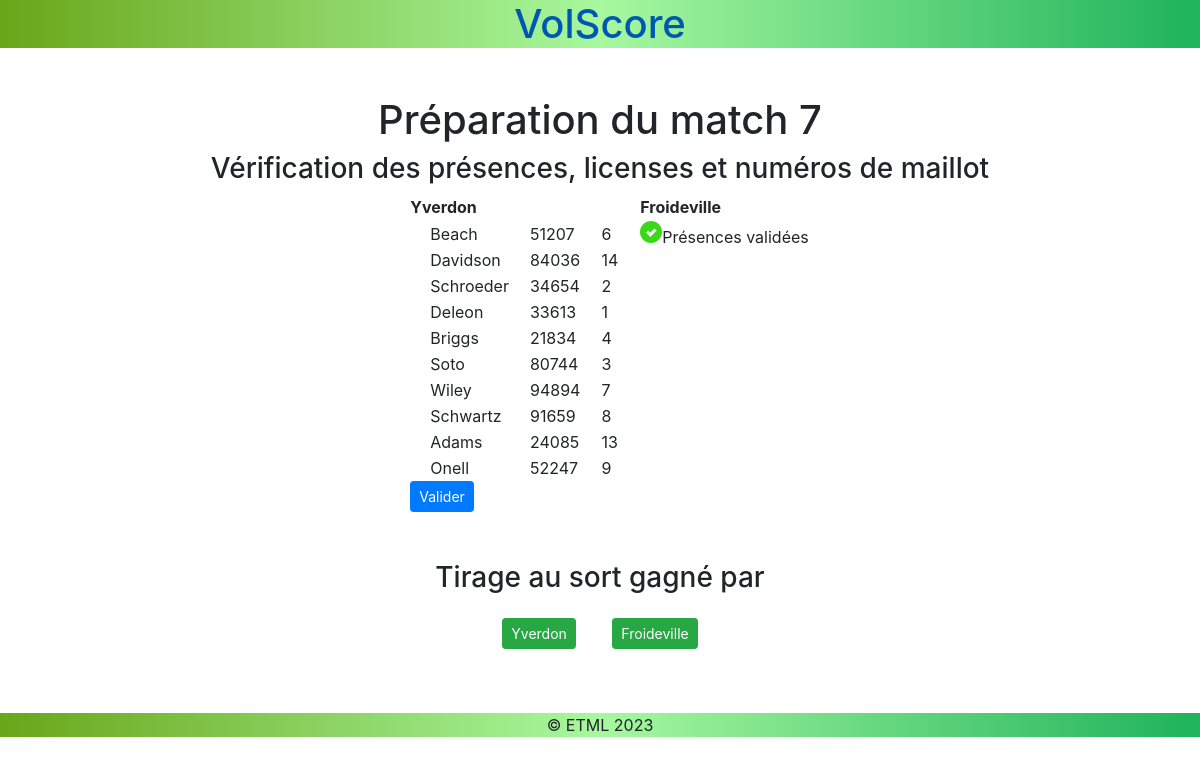
The page /?action=mark&id=7 on the database its author committed.
### tables this page shows
CREATE TABLE `games` (
  `id` int NOT NULL AUTO_INCREMENT,
  `type` varchar(45) NOT NULL,
  `level` varchar(45) NOT NULL,
  `category` varchar(45) NOT NULL,
  `league` varchar(45) NOT NULL,
  `location` varchar(45) DEFAULT NULL,
  `venue` varchar(45) DEFAULT NULL,
  `moment` datetime DEFAULT NULL,
  `receiving_id` int NOT NULL,
  `visiting_id` int NOT NULL,
  `toss` int NOT NULL DEFAULT '0' COMMENT 'Receiving: 1, Visiting: 2',
  PRIMARY KEY (`id`),
  KEY `fk_games_teams_idx` (`receiving_id`),
  KEY `fk_games_teams1_idx` (`visiting_id`),
  CONSTRAINT `fk_games_teams` FOREIGN KEY (`receiving_id`) REFERENCES `teams` (`id`) ON DELETE CASCADE,
  CONSTRAINT `fk_games_teams1` FOREIGN KEY (`visiting_id`) REFERENCES `teams` (`id`) ON DELETE CASCADE
);

CREATE TABLE `teams` (
  `id` int NOT NULL AUTO_INCREMENT,
  `name` varchar(45) NOT NULL,
  PRIMARY KEY (`id`),
  UNIQUE KEY `name_UNIQUE` (`name`)
);

CREATE TABLE `players` (
  `id` int NOT NULL AUTO_INCREMENT,
  `game_id` int NOT NULL,
  `member_id` int NOT NULL,
  `number` int DEFAULT NULL,
  `validated` tinyint(1) NOT NULL DEFAULT '0',
  PRIMARY KEY (`id`),
  KEY `fk_players_game_idx` (`game_id`),
  KEY `fk_players_teams_idx` (`member_id`),
  CONSTRAINT `fk_player_game` FOREIGN KEY (`game_id`) REFERENCES `games` (`id`) ON DELETE CASCADE,
  CONSTRAINT `fk_player_team` FOREIGN KEY (`member_id`) REFERENCES `members` (`id`)
);

CREATE TABLE `members` (
  `id` int NOT NULL AUTO_INCREMENT,
  `team_id` int NOT NULL,
  `role` varchar(45) NOT NULL,
  `first_name` varchar(45) NOT NULL,
  `last_name` varchar(45) NOT NULL,
  `license` int DEFAULT NULL,
  `number` int DEFAULT NULL,
  `libero` tinyint DEFAULT NULL,
  PRIMARY KEY (`id`),
  KEY `fk_members_teams1_idx` (`team_id`),
  CONSTRAINT `fk_members_teams1` FOREIGN KEY (`team_id`) REFERENCES `teams` (`id`) ON DELETE CASCADE
);

### model/VolscoreDB.php (called while the page is built, shortened)
<?php
class VolscoreDB implements IVolscoreDb {
    public static function connexionDB()
    {
        $PDO = new PDO("mysql:host=$hostname; port=$portnumber; dbname=$database;", $username, $password);
        $PDO->setAttribute(PDO::ATTR_ERRMODE, PDO::ERRMODE_EXCEPTION);
        $PDO->setAttribute(PDO::ATTR_DEFAULT_FETCH_MODE, PDO::FETCH_ASSOC);
        return $PDO;
    }
    public static function getGame($number) : ?Game
    {
        try
        {
            $dbh = self::connexionDB();
            $query =
                "SELECT games.id as number, type, level,category,league,receiving_id as receivingTeamId,r.name as receivingTeamName,visiting_id as visitingTeamId,v.name as visitingTeamName,location as place,venue,moment,toss " .
                "FROM games INNER JOIN teams r ON games.receiving_id = r.id INNER JOIN teams v ON games.visiting_id = v.id " .
                "WHERE games.id=$number";
            $statement = $dbh->prepare($query);
            $statement->execute();
            if (!($queryResult = $statement->fetch())) throw new Exception("Game not found");
            $res = new Game($queryResult);
            $res->scoreReceiving = 0;
            $res->scoreVisiting = 0;
            $sets = self::getSets($res);
            return $res;
        } catch (Exception $e) {
            return null;
        }
    }
    public static function getRoster($gameid, $teamid) : array
    {
        try
        {
            $dbh = self::connexionDB();
            $query = "SELECT members.id,members.first_name,members.last_name,members.role,members.license,players.id as playerid, players.number,players.validated ".
                    "FROM players INNER JOIN members ON member_id = members.id ".
                    "WHERE game_id = $gameid AND members.team_id = $teamid";
            $statement = $dbh->prepare($query);
            $statement->execute();
            $res = [];
            while ($row = $statement->fetch()) {
                $member = new Member($row);
                $member->playerInfo = ['playerid' => $row['playerid'], 'number' => $row['number'], 'validated' => $row['validated']];
                $res[] = $member;
            }
            return $res;
        } catch (PDOException $e) {
            print 'Error!:' . $e->getMessage() . '<br/>';
            return null;
        }
    }
    public static function getSets($game) : array
    {
        $dbh = self::connexionDB();
        $res = array();
        $query = "SELECT sets.id, number, start, end, game_id, ".
        "(SELECT COUNT(points.id) FROM points WHERE team_id = receiving_id and set_id = sets.id) as recscore, ".
        "(SELECT COUNT(points.id) FROM points WHERE team_id = visiting_id and set_id = sets.id) as visscore ".
        "FROM games INNER JOIN sets ON games.id = sets.game_id ".
        "WHERE game_id = $game->number ".
        "ORDER BY sets.number";
        $statement = $dbh->prepare($query);
        $statement->execute();
        return $res;
      }
    public static function makePlayer($memberid,$gameid) : bool
    {
        $game = self::getGame($gameid);
        return true;
    }
}
?>

### helpers/helpers.php (called while the page is built, shortened)
<?php
function rosterIsValid($roster) : bool
{
    foreach ($roster as $player) {
        if (!$player->validated) return false;
    }
    return true;
}
?>

### view/prepareGame.php (the view, shortened to what this page needs)
<div class="d-flex flex-column align-items-center m-5">
    <h1>Préparation du match <?= $game->number ?></h1>
    <h3>Vérification des présences, licenses et numéros de maillot</h3>
    <table>
        <tr><th><?= $game->receivingTeamName ?></th><th><?= $game->visitingTeamName ?></th></tr>
        <tr>
            <td>
                <table>
                    <?php foreach ($receivingRoster as $player) : ?>
                        <tr><td><?= $player->last_name ?></td><td><?= $player->license ?></td><td><?= $player->number ?></td></tr>
                    <?php endforeach; ?>
                </table>
                <?php if (rosterIsValid($receivingRoster)) : ?>
                    <div><span class="checkmark"></span>Présences validées</div>
                <?php else : ?>
                    <form method="post" action="?action=validate&game=<?= $game->number ?>&team=<?= $game->receivingTeamId ?>">
                        <input type="submit" class="btn btn-primary btn-sm" value="Valider">
                    </form>
                <?php endif; ?>
            </td>
            <td>
                <?php if (rosterIsValid($visitingRoster)) : ?>
                    <div><span class="checkmark"></span>Présences validées</div>
                <?php else : ?>
                    <form method="post" action="?action=validate&game=<?= $game->number ?>&team=<?= $game->visitingTeamId ?>">
                        <input type="submit" class="btn btn-primary btn-sm" value="Valider">
                    </form>
                <?php endif; ?>
            </td>
        </tr>
    </table>
</div>
<div class="d-flex flex-column align-items-center m-5">
    <h3>Tirage au sort gagné par</h3>
    <form method="post" action="?action=registerToss">
        <button type="submit" class="btn btn-success btn-sm m-3" name="cmdTossWinner" value="1"><?= $game->receivingTeamName ?></button>
        <button type="submit" class="btn btn-success btn-sm m-3" name="cmdTossWinner" value="2"><?= $game->visitingTeamName ?></button>
    </form>
</div>
<?php
require_once 'gabarit.php';
?>

### css/styles.css (style rules this page uses)
td, th { vertical-align: top; padding-left: 20px; }
.checkmark { display:inline-block; width: 22px; height:22px; background: #38d917; border-radius:50%; -ms-transform: rotate(45deg); -webkit-transform: rotate(45deg); transform: rotate(45deg); }
.checkmark:before { content:""; position: absolute; width:3px; height:9px; background-color:#fff; left:11px; top:6px; }
.checkmark:after { content:""; position: absolute; width:3px; height:3px; background-color:#fff; left:8px; top:12px; }

### rows shown on the page
games: id "7", receiving.name "Yverdon", visiting.name "Froideville"
players: member.last_name "Beach", member.license "51207", number "6"
players: member.last_name "Davidson", member.license "84036", number "14"
players: member.last_name "Schroeder", member.license "34654", number "2"
players: member.last_name "Deleon", member.license "33613", number "1"
players: member.last_name "Briggs", member.license "21834", number "4"
players: member.last_name "Soto", member.license "80744", number "3"
players: member.last_name "Wiley", member.license "94894", number "7"
players: member.last_name "Schwartz", member.license "91659", number "8"
players: member.last_name "Adams", member.license "24085", number "13"
players: member.last_name "Onell", member.license "52247", number "9"
